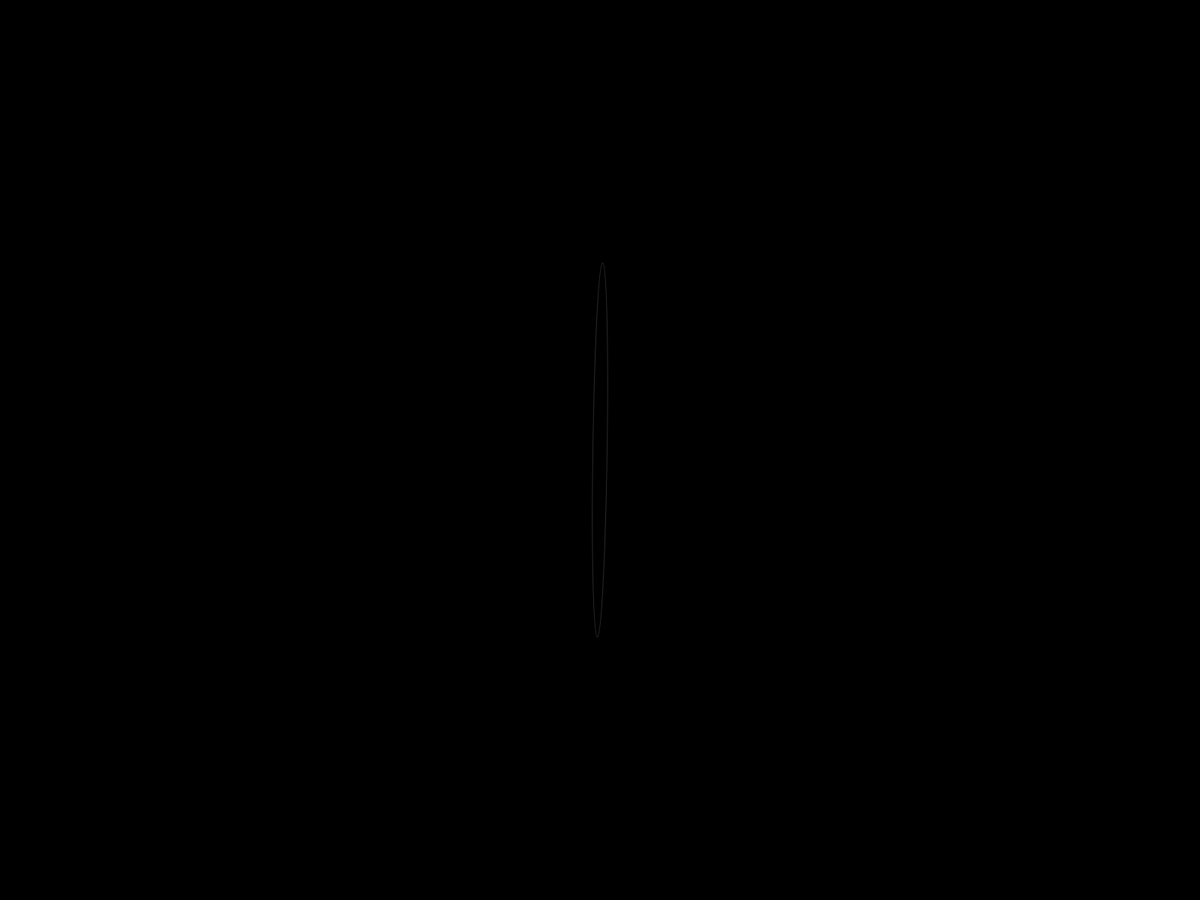
Frame 1 (no input)
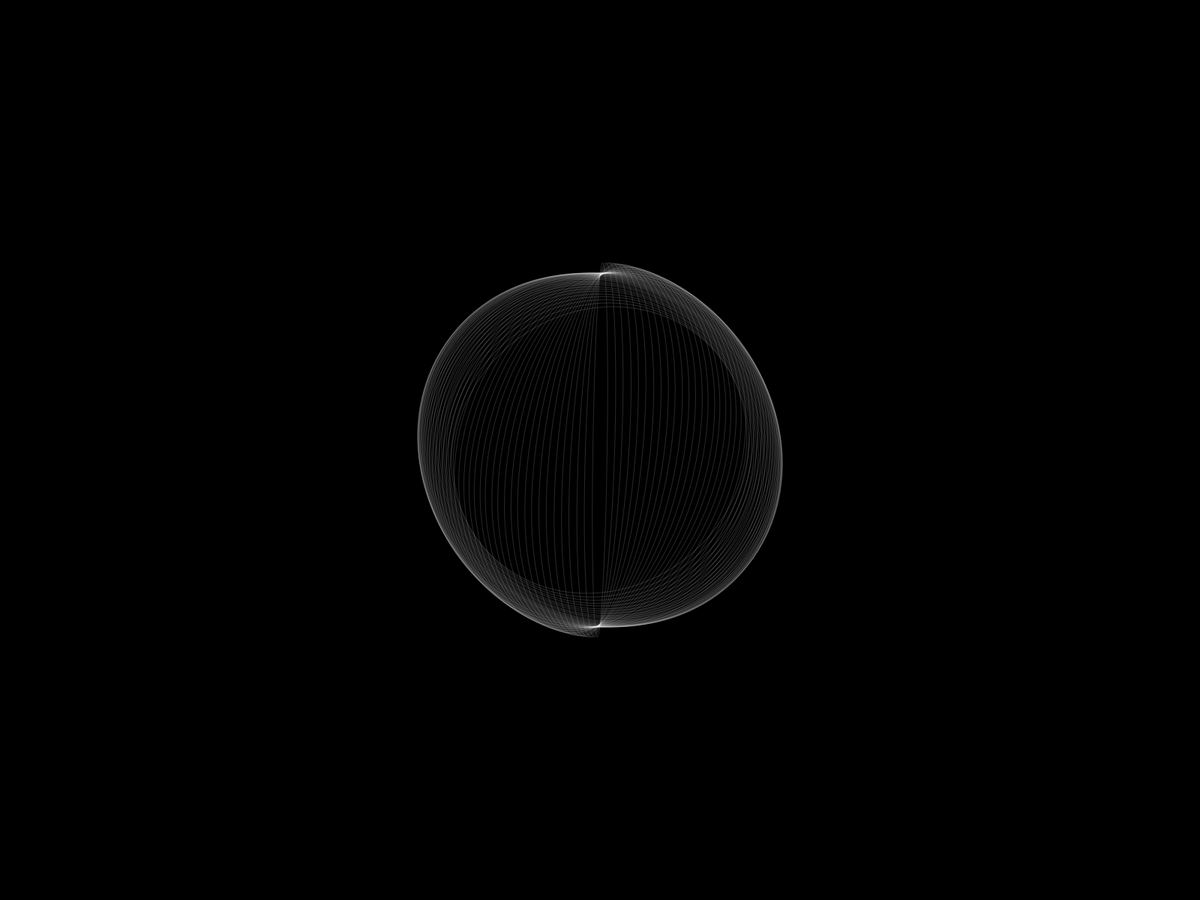
Frame 60 (the mouse pressed at the canvas centre just before this capture)
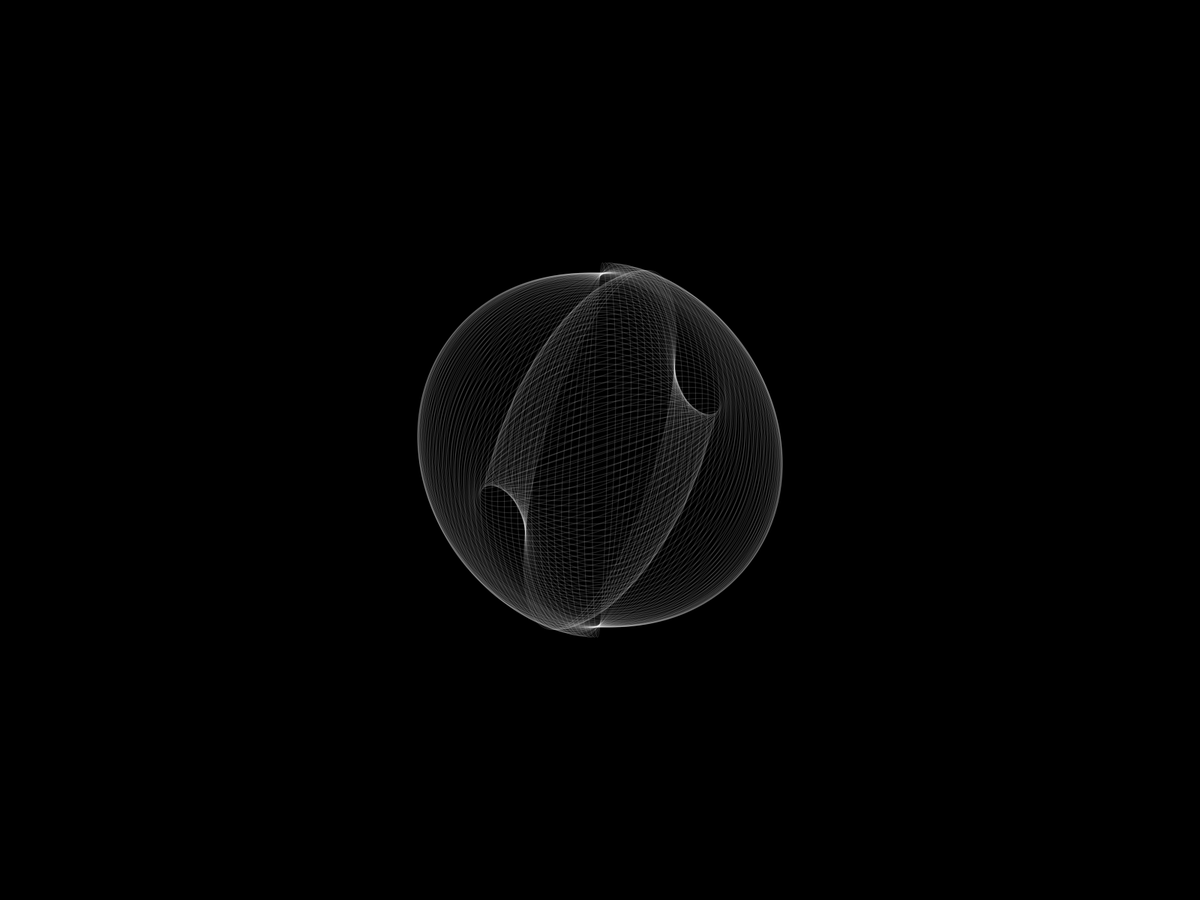
Frame 120 (the mouse held since frame 60 and released just before this capture)

The Processing sketch that drew these frames (run headless with seeded random() and noise(); from frame 60 on, the mouse is pressed at the canvas centre):

// Processing sketch: mySketch
// ── mySketch.pde
float rand1, rand2, rand3;

void setup(){
  fullScreen();
  background(0);
  noFill();
  stroke(255,40);

  rand1 = random(100);
  rand2 = random(100);
  rand3 = random(100);
	/*
	rand1 = random(500);
  rand2 = random(500);
  rand3 = random(500);
	*/

  // para anotar os números
  print(rand1 + "\n");
  print(rand2 + "\n");
  print(rand3 + "\n");
}

void draw(){
  float t = (float)frameCount;

  translate(width/2, height/2);

  rotate(t/rand1);
  
  ellipse(0,0, sin(t/rand2)*500, cos(t/rand3)*500);
}
